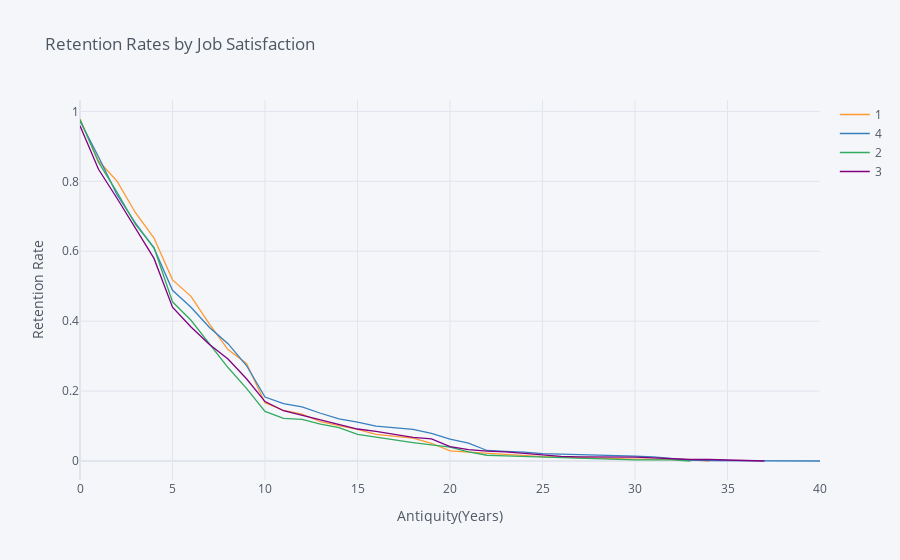

The notebook cell saved with this chart:
### Markdown cell above
## 6. Let's find out how job satisfaction affects retention rates. Generate and plot survival curves for each level of job satisfaction by number of years at the company.

### Code cell
rates = survival(data, 'RelationshipSatisfaction', 'YearsAtCompany', 'RelationshipSatisfaction')
rates.iplot(kind='line', xTitle='Antiquity(Years)', yTitle='Retention Rate',
            title='Retention Rates by Job Satisfaction')

### Figure 1 — Plotly figure (JSON) as saved in the notebook; plotly's stock layout.template omitted (floating-point values rounded to 4 significant figures)
{"data": [{"line": {"color": "rgba(255, 153, 51, 1.0)", "dash": "solid", "shape": "linear", "width": 1.3}, "mode": "lines", "name": "1", "text": "", "type": "scatter", "x": [0, 1, 2, 3, 4, 5, 6, 7, 8, 9, 10, 11, 12, 13, 14, 15, 16, 17, 18, 19, 20, 21, 22, 23, 24, 25, 26, 27, 29, 30, 31, 32, 33, 34, 36, 37, 40], "y": [0.9783, 0.8587, 0.8007, 0.7101, 0.6377, 0.5181, 0.471, 0.3913, 0.3188, 0.279, 0.1667, 0.1449, 0.1341, 0.1123, 0.1014, 0.09058, 0.07609, 0.07065, 0.06522, 0.05072, 0.02899, 0.02536, 0.02174, 0.01812, 0.01449, 0.01268, 0.01087, 0.009058, 0.007246, 0.005435, 0.005435, 0.005435, 0.003623, 0, "", "", ""]}, {"line": {"color": "rgba(55, 128, 191, 1.0)", "dash": "solid", "shape": "linear", "width": 1.3}, "mode": "lines", "name": "4", "text": "", "type": "scatter", "x": [0, 1, 2, 3, 4, 5, 6, 7, 8, 9, 10, 11, 12, 13, 14, 15, 16, 17, 18, 19, 20, 21, 22, 23, 24, 25, 26, 27, 29, 30, 31, 32, 33, 34, 36, 37, 40], "y": [0.9722, 0.8704, 0.7616, 0.6806, 0.6088, 0.4884, 0.4398, 0.3819, 0.3356, 0.2731, 0.1829, 0.1644, 0.1551, 0.1366, 0.1204, 0.1111, 0.09954, 0.09491, 0.09028, 0.0787, 0.0625, 0.05093, 0.03009, 0.02778, 0.02546, 0.02083, 0.01968, 0.01852, 0.0162, 0.01389, 0.01157, 0.006944, 0.002315, 0.001157, 0.001157, 0.001157, 0]}, {"line": {"color": "rgba(50, 171, 96, 1.0)", "dash": "solid", "shape": "linear", "width": 1.3}, "mode": "lines", "name": "2", "text": "", "type": "scatter", "x": [0, 1, 2, 3, 4, 5, 6, 7, 8, 9, 10, 11, 12, 13, 14, 15, 16, 17, 18, 19, 20, 21, 22, 23, 24, 25, 26, 27, 29, 30, 31, 32, 33, 34, 36, 37, 40], "y": [0.9769, 0.8548, 0.769, 0.6766, 0.6106, 0.4554, 0.4026, 0.3366, 0.2673, 0.2079, 0.1419, 0.1221, 0.1188, 0.1056, 0.09571, 0.07591, 0.06766, 0.05941, 0.05281, 0.0462, 0.0396, 0.0264, 0.0165, 0.01485, 0.0132, 0.01155, 0.009901, 0.006601, 0.0033, 0.0033, 0.0033, 0.0033, 0, "", "", "", ""]}, {"line": {"color": "rgba(128, 0, 128, 1.0)", "dash": "solid", "shape": "linear", "width": 1.3}, "mode": "lines", "name": "3", "text": "", "type": "scatter", "x": [0, 1, 2, 3, 4, 5, 6, 7, 8, 9, 10, 11, 12, 13, 14, 15, 16, 17, 18, 19, 20, 21, 22, 23, 24, 25, 26, 27, 29, 30, 31, 32, 33, 34, 36, 37, 40], "y": [0.9586, 0.8344, 0.7516, 0.6645, 0.5795, 0.4401, 0.3834, 0.3333, 0.2919, 0.2353, 0.1699, 0.1438, 0.1307, 0.1176, 0.1068, 0.0915, 0.08497, 0.07625, 0.06754, 0.06318, 0.04139, 0.03268, 0.02832, 0.02614, 0.02179, 0.01743, 0.01307, 0.01198, 0.01198, 0.01089, 0.008715, 0.006536, 0.004357, 0.004357, 0.002179, 0, ""]}], "layout": {"legend": {"bgcolor": "#F5F6F9", "font": {"color": "#4D5663"}}, "paper_bgcolor": "#F5F6F9", "plot_bgcolor": "#F5F6F9", "title": {"font": {"color": "#4D5663"}, "text": "Retention Rates by Job Satisfaction"}, "xaxis": {"gridcolor": "#E1E5ED", "showgrid": true, "tickfont": {"color": "#4D5663"}, "title": {"font": {"color": "#4D5663"}, "text": "Antiquity(Years)"}, "zerolinecolor": "#E1E5ED"}, "yaxis": {"gridcolor": "#E1E5ED", "showgrid": true, "tickfont": {"color": "#4D5663"}, "title": {"font": {"color": "#4D5663"}, "text": "Retention Rate"}, "zerolinecolor": "#E1E5ED"}}}
